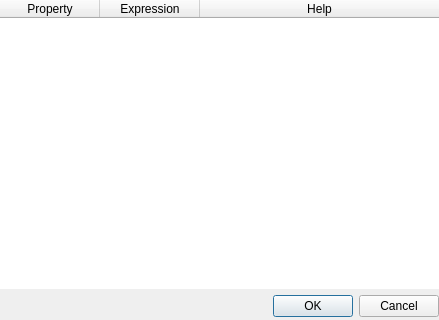
<?xml version="1.0" encoding="UTF-8"?>
<ui version="4.0">
 <class>DataDefinedSymbolDialog</class>
 <widget class="QDialog" name="DataDefinedSymbolDialog">
  <property name="geometry">
   <rect>
    <x>0</x>
    <y>0</y>
    <width>439</width>
    <height>320</height>
   </rect>
  </property>
  <property name="windowTitle">
   <string>Data defined properties</string>
  </property>
  <layout class="QGridLayout" name="gridLayout">
   <property name="leftMargin">
    <number>0</number>
   </property>
   <property name="topMargin">
    <number>0</number>
   </property>
   <property name="rightMargin">
    <number>0</number>
   </property>
   <property name="bottomMargin">
    <number>3</number>
   </property>
   <item row="1" column="0">
    <widget class="QDialogButtonBox" name="mButtonBox">
     <property name="orientation">
      <enum>Qt::Horizontal</enum>
     </property>
     <property name="standardButtons">
      <set>QDialogButtonBox::Cancel|QDialogButtonBox::Ok</set>
     </property>
    </widget>
   </item>
   <item row="0" column="0">
    <widget class="QTreeWidget" name="mTreeWidget">
     <property name="frameShape">
      <enum>QFrame::NoFrame</enum>
     </property>
     <property name="alternatingRowColors">
      <bool>true</bool>
     </property>
     <property name="selectionMode">
      <enum>QAbstractItemView::NoSelection</enum>
     </property>
     <property name="wordWrap">
      <bool>true</bool>
     </property>
     <attribute name="headerMinimumSectionSize">
      <number>10</number>
     </attribute>
     <column>
      <property name="text">
       <string>Property</string>
      </property>
      <property name="textAlignment">
       <set>AlignCenter</set>
      </property>
     </column>
     <column>
      <property name="text">
       <string>Expression</string>
      </property>
      <property name="textAlignment">
       <set>AlignCenter</set>
      </property>
     </column>
     <column>
      <property name="text">
       <string>Help</string>
      </property>
      <property name="textAlignment">
       <set>AlignCenter</set>
      </property>
     </column>
    </widget>
   </item>
  </layout>
 </widget>
 <resources/>
 <connections>
  <connection>
   <sender>mButtonBox</sender>
   <signal>accepted()</signal>
   <receiver>DataDefinedSymbolDialog</receiver>
   <slot>accept()</slot>
   <hints>
    <hint type="sourcelabel">
     <x>248</x>
     <y>254</y>
    </hint>
    <hint type="destinationlabel">
     <x>157</x>
     <y>274</y>
    </hint>
   </hints>
  </connection>
  <connection>
   <sender>mButtonBox</sender>
   <signal>rejected()</signal>
   <receiver>DataDefinedSymbolDialog</receiver>
   <slot>reject()</slot>
   <hints>
    <hint type="sourcelabel">
     <x>316</x>
     <y>260</y>
    </hint>
    <hint type="destinationlabel">
     <x>286</x>
     <y>274</y>
    </hint>
   </hints>
  </connection>
 </connections>
</ui>
